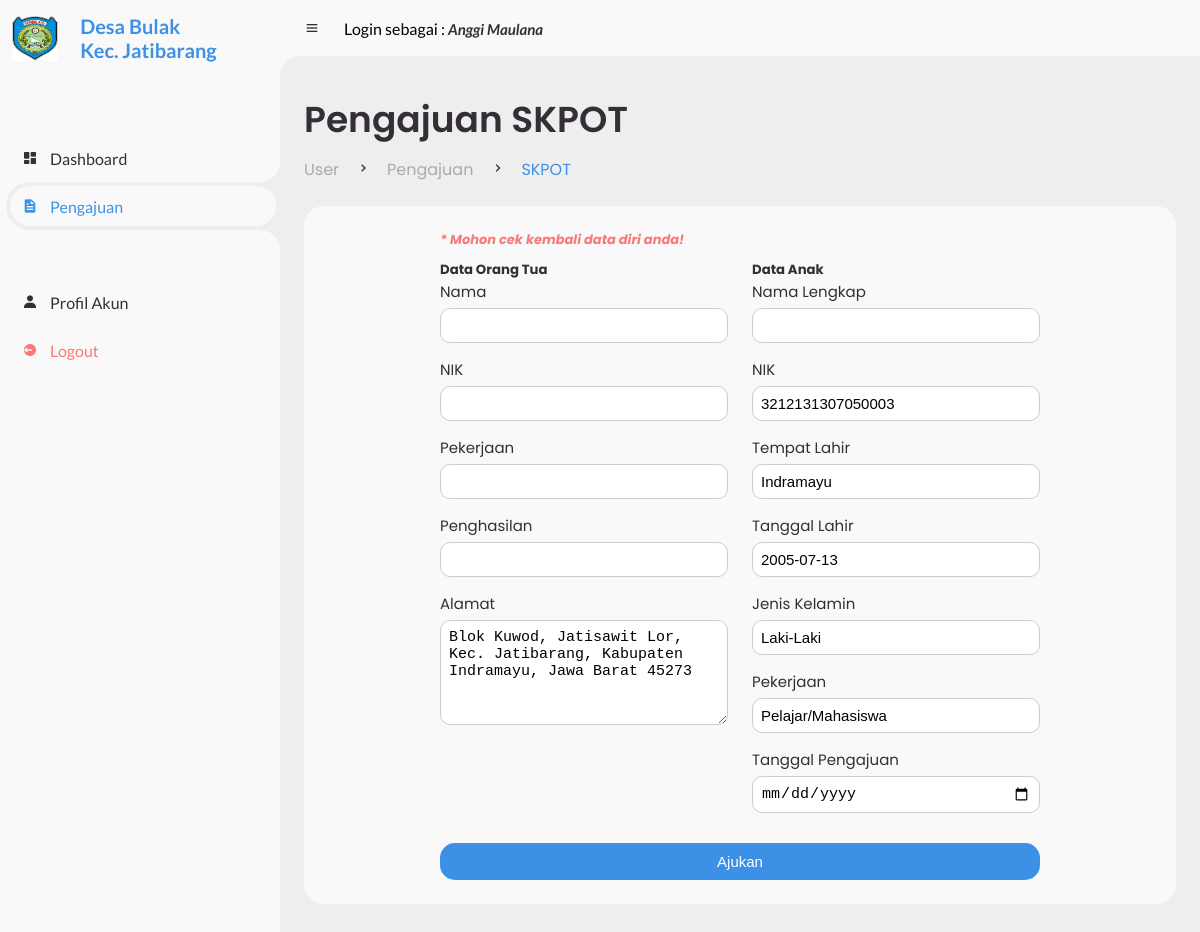
Page /user/pengajuan/skpot.php (signed in) on the committed database.
### tables this page shows
CREATE TABLE `user` (
  `user_id` int(11) NOT NULL,
  `nama` varchar(255) NOT NULL,
  `nik` varchar(20) NOT NULL,
  `tempat_lahir` varchar(255) NOT NULL,
  `tanggal_lahir` date NOT NULL,
  `jenis_kelamin` varchar(255) NOT NULL,
  `agama` varchar(255) NOT NULL,
  `alamat` varchar(255) NOT NULL,
  `pekerjaan` varchar(255) NOT NULL,
  `pendidikan` varchar(255) NOT NULL,
  `status_pernikahan` varchar(255) NOT NULL,
  `password` varchar(255) NOT NULL
);

### user/pengajuan/skpot.php (the view, shortened to what this page needs)
<?php
include "header.php";
require '../../config/db.php';
$nik = $_SESSION['nik'];
$sql = "SELECT * FROM user WHERE nik = '$nik'";
$result = mysqli_query($conn, $sql);
$userData = mysqli_fetch_assoc($result);
$displayName = $userData['nama'];
?>
<body>
<section id="sidebar">
    <?php include 'brand.php'; ?>
    <ul class="side-menu top">
        <li>
            <a href="../index.php">
                <i class='bx bxs-dashboard' ></i>
                <span class="text">Dashboard</span>
            </a>
        </li>
        <li class="active">
            <a href="../pengajuan.php">
                <i class='bx bxs-file' ></i>
                <span class="text">Pengajuan</span>
            </a>
        </li>
    </ul>
    <ul class="side-menu">
        <li>
            <a href="../profil.php">
                <i class='bx bxs-user' ></i>
                <span class="text">Profil Akun</span>
            </a>
        </li>
        <li>
            <a href="../logout.php" class="logout">
                <i class='bx bxs-log-out-circle' ></i>
                <span class="text">Logout</span>
            </a>
        </li>
    </ul>
</section>
<section id="content">
    <?php include "navbar.php" ?>
    <main>
        <div class="head-title">
            <div class="left">
                <h1>Pengajuan SKPOT</h1>
                <ul class="breadcrumb">
                    <li>
                        <a href="../index.html">User</a>
                    </li>
                    <li><i class='bx bx-chevron-right' ></i></li>
                    <li>
                        <a href="../pengajuan.html">Pengajuan</a>
                    </li>
                    <li><i class='bx bx-chevron-right' ></i></li>
                    <li>
                        <a class="active" href="#">SKPOT</a>
                    </li>
                </ul>
            </div>
        </div>
        <div class="table-data">
            <div class="order">
                <div class="formulir-pengajuan"  id="pengajuanForm">
                    <form action="proses/skpot.php" method="POST">
                        <h4>* Mohon cek kembali data diri anda!</h4>
                        <div class="form-row">
                            <div class="form-column">
                                <h5>Data Orang Tua</h5>
                                <div class="data-user">
                                    <label for="nama_ortu">Nama</label>
                                    <input type="text" name="nama_ortu" id="nama_ortu" required>
                                </div>
                                <div class="data-user">
                                    <label for="nik_ortu">NIK</label>
                                    <input type="number" name="nik_ortu" id="nik_ortu" required>
                                </div>
                                <div class="data-user">
                                    <label for="pekerjaan_ortu">Pekerjaan</label>
                                    <input type="text" name="pekerjaan_ortu" id="pekerjaan_ortu" required>
                                </div>
                                <div class="data-user">
                                    <label for="penghasilan">Penghasilan</label>
                                    <input type="text" name="penghasilan" id="penghasilan" required>
                                </div>
                                <div class="data-user">
                                    <label for="alamat">Alamat</label>
                                    <textarea name="alamat" id="alamat"><?php echo $userData['alamat'] ?></textarea>
                                </div>
                            </div>
                            <div class="form-column">
                                <h5>Data Anak</h5>
                                <div class="data-user">
                                    <label for="nama_kk">Nama Lengkap</label>
                                    <input type="text" name="nama_kk" id="nama_kk" required>
                                </div>
                                <div class="data-user">
                                    <label for="nik">NIK</label>
                                    <input type="number" name="nik" id="nik" value="<?php echo $userData['nik']; ?>" required>
                                </div>
                                <div class="data-user">
                                    <div class="ttl">
                                        <label for="tempat">Tempat Lahir</label>
                                        <input type="text" name="tempat" id="tempat" value="<?php echo $userData['tempat_lahir']; ?>" required>
                                    </div>
                                    <div class="ttl">
                                        <label for="tanggal">Tanggal Lahir</label>
                                        <input type="text" name="tanggal" id="tanggal" value="<?php echo $userData['tanggal_lahir']; ?>" required>
                                    </div>
                                </div>
                                <div class="data-user">
                                    <label for="pekerjaan">Jenis Kelamin</label>
                                    <input type="text" name="jk" id="jk" value="<?php echo $userData['jenis_kelamin']; ?>" required>
                                </div>
                                <div class="data-user">
                                    <label for="pekerjaan">Pekerjaan</label>
                                    <input type="text" name="pekerjaan" id="pekerjaan" value="<?php echo $userData['pekerjaan']; ?>" required>
                                </div>
                                <div class="data-user">
                                    <label for="tgl_pengajuan">Tanggal Pengajuan</label>
                                    <input type="date" name="tgl_pengajuan" id="tgl_pengajuan" required>
                                </div>
                            </div>
                        </div>
                        <button type="submit">Ajukan</button>
                    </form>
                </div>
            </div>
        </div>
    </main>
</section>
</body>
</html>

### user/pengajuan/navbar.php (shortened to what this page needs)
<nav>
    <i class='bx bx-menu'></i>
    <p>Login sebagai : <a href="#" class="nav-link"><i><?php echo htmlspecialchars($displayName, ENT_QUOTES, 'UTF-8'); ?></i></a></p>
</nav>

### rows in the picture
user: nama "Anggi Maulana", alamat "Blok Kuwod, Jatisawit Lor, Kec. Jatibarang, Kabupaten Indramayu, Jawa Barat 45273", nik "3212131307050003", tempat "Indramayu", tanggal "2005-07-13", jk "Laki-Laki", pekerjaan "Pelajar/Mahasiswa"
